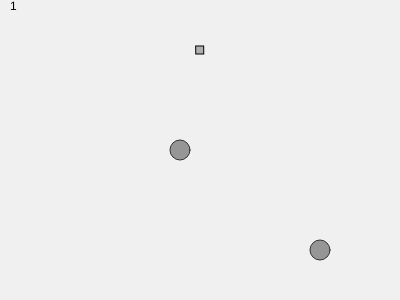
Frame 1 (no input)
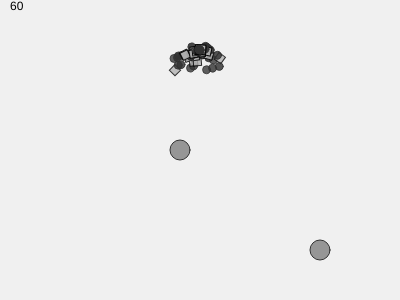
Frame 60 (no input)
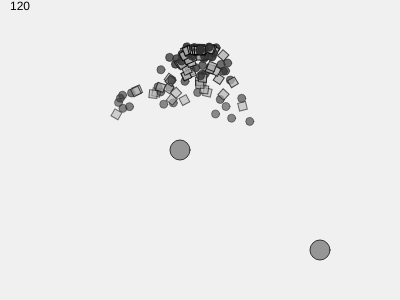
Frame 120 (the mouse pressed at the canvas centre since frame 60)

The p5.js sketch that drew these frames (run headless with seeded random() and noise() and a simulated clock; from frame 60 on, the mouse is pressed at the canvas centre):

// p5.js sketch
// ── sketch.js
/// <reference path="../../p5.global-mode.d.ts" />
class Particle {
    constructor(pos = createVector()) {
        this.position = pos.copy();
        this.velocity = createVector(random(-0.5, 0.5), random(-0.3, 0.1));
        this.acceleration = createVector(0, 0.0);
        // TODO 角速度と加速度

        this.lifespan = 255;
        this.mass = 1;
    }
    run() {
        this.update();
        this.display();
    }
    // F=MA, A=F/M
    applyForce(force) {
        let f = force.copy();
        f.div(this.mass); //A=F/M
        this.acceleration.add(f);
    }
    update() {
        this.velocity.add(this.acceleration);
        this.position.add(this.velocity);
        this.lifespan -= 1;
        this.acceleration.mult(0);
    }
    display() {
        push();
        translate(this.position.x, this.position.y);
        fill(50, this.lifespan);
        stroke(50, this.lifespan);
        ellipse(0, 0, 8, 8);
        pop();
    }
    isDead() {
        return this.lifespan <= 0;
    }
}
class Confetti extends Particle {
    constructor(pos = createVector()) {
        super(pos);
    }
    display() {
        let theta = map(this.position.x, 0, width, 0, TWO_PI*2);
        push();
        translate(this.position.x, this.position.y);
        rotate(theta);
        fill(175, this.lifespan);
        stroke(0, this.lifespan);

        rectMode(CENTER);
        rect(0, 0, 8, 8);
        pop();
    }
}
class ParticleSystem {
    constructor(pos = createVector()) {
        this.origin = pos.copy();
        this.ps = [];
    }
    addParticle() {
        if (random(1) < 0.5)
            this.ps.push(new Particle(this.origin))
        else
            this.ps.push(new Confetti(this.origin))
    }
    applyForce(force) {
        this.ps.forEach((p)=>p.applyForce(force));
    }
    applyRepeller(repeller) {
        this.ps.forEach((p)=> {
            let force = repeller.repel(p);
            p.applyForce(force);
        });
    }
    run() {
        this.ps.forEach((p)=>p.run());
        this.ps = this.ps.filter((n)=>!n.isDead());
    }
}

class Repeller {
    constructor(x,y) {
        this.position = createVector(x, y);
        this.r = 10;
        this.strength = 100;
    }
    display() {
        push();
        stroke(50);
        fill(150);
        ellipse(this.position.x, this.position.y, this.r*2, this.r*2);
        pop();
    }
    repel(particle) {
        let dir = p5.Vector.sub(this.position, particle.position);
        let d = dir.mag(); // length
        d = constrain(d, 5, 100); // limit
        dir.normalize();
        //let force = -1 * G / (d*d);
        let force = -1 * this.strength / (d*d);
        dir.mult(force);
        return dir;
    }
}
let G = 1;
let ps;
let repeller1;
let repeller2;
let gravity;
function setup() {
    createCanvas(400, 300);
    ps = new ParticleSystem(createVector(width/2, 50));
    repeller1 = new Repeller(width/2-20, height/2);
    repeller2 = new Repeller(width/2+120, height/2+100);
    gravity = createVector(0, 0.03);
}
function draw() {
    background(240);
    ps.addParticle();
    ps.applyForce(gravity);
    ps.applyRepeller(repeller1);
    ps.applyRepeller(repeller2);

    ps.run();
    repeller1.display();
    repeller2.display();

    text(ps.ps.length, 10, 10);
}
